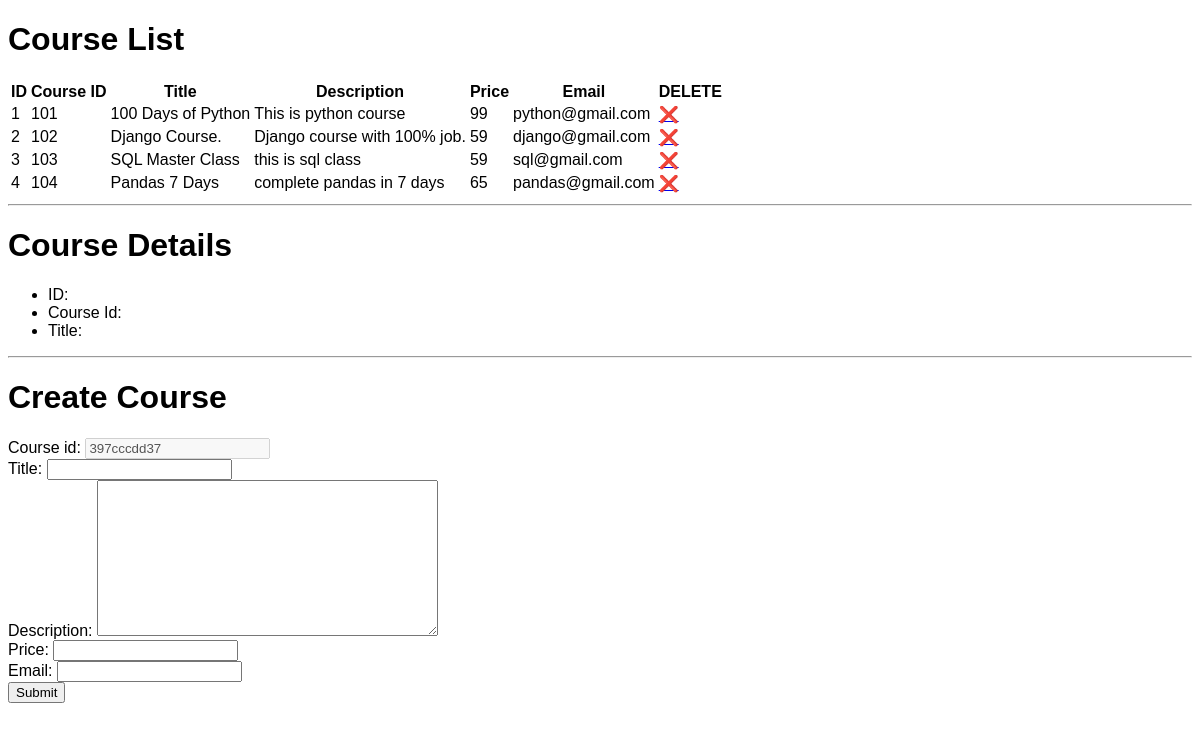
The page /course/ on the database as committed earlier.
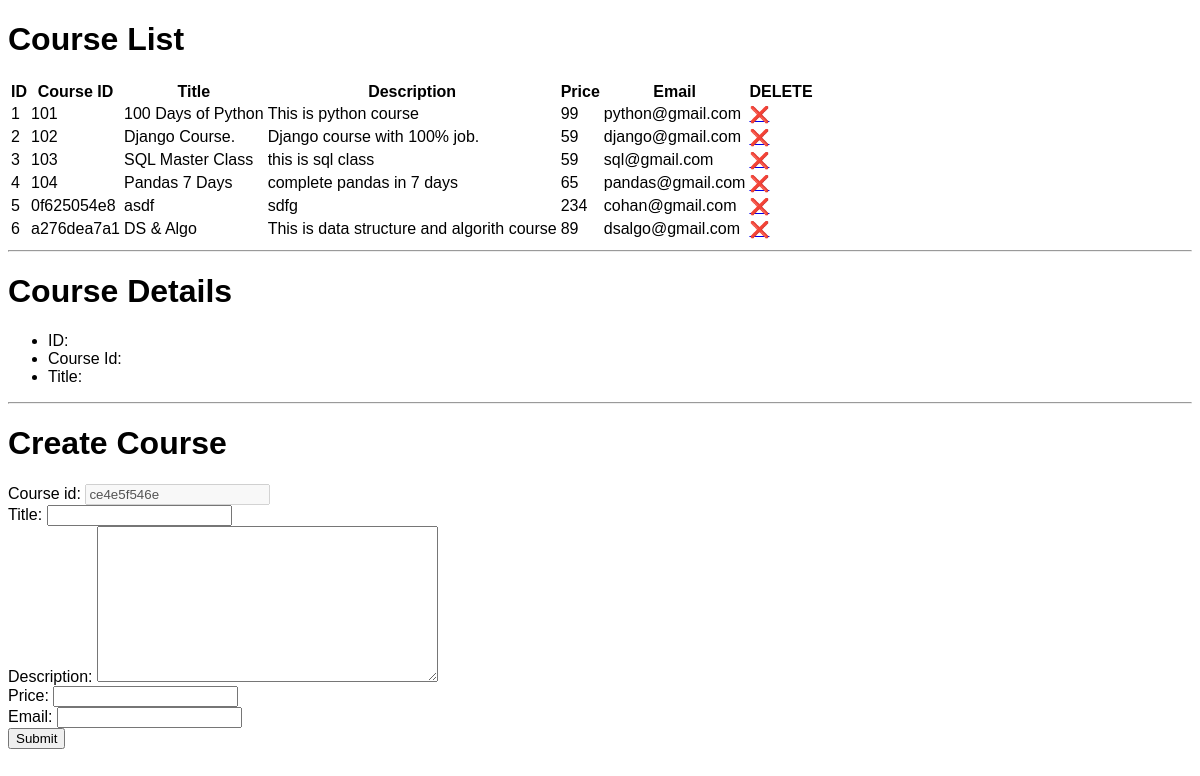
The same page on the database as committed later.
### course/models.py (models this page shows, shortened)
class Course(models.Model):
    course_id = models.CharField(max_length=50)
    title = models.CharField(max_length=200)
    description = models.TextField()
    price = models.IntegerField()
    email = models.EmailField(max_length=200)

### course/views.py (the view)
# urls.py: path("", include("course.urls")),
def course(request):
    course_list = Course.objects.all()
    if request.method == "POST":
        form = CourseForm(request.POST)
        if form.is_valid():
            course_id = form.cleaned_data["course_id"]
            title = form.cleaned_data["title"]
            description = form.cleaned_data["description"]
            price = form.cleaned_data["price"]
            email = form.cleaned_data["email"]
            course_data = Course(course_id=course_id, title=title, description=description, price=price, email=email)
            course_data.save()
            return redirect("success_submit")
    else:
        form = CourseForm()
    context = {
        "course_list": course_list,
        "forms": form
    }
    return render(request=request, template_name="course/course.html", context=context)

### course/forms.py
class CourseForm(forms.Form):
    course_id = forms.CharField(initial=random_id, disabled=True)
    title = forms.CharField(error_messages={"required": "Title is require"})
    description = forms.CharField(widget=forms.Textarea)
    price = forms.IntegerField()
    email = forms.EmailField()

### course/templates/course/course.html (shortened to what this page needs)
<!DOCTYPE html>
<html lang="en">
    <head>
    </head>
    <body>
        <h1>Course List</h1>
        <table>
            <tr>
                <th>ID</th>
                <th>Course ID</th>
                <th>Title</th>
                <th>Description</th>
                <th>Price</th>
                <th>Email</th>
                <th>DELETE</th>
            </tr>
            {% for course in course_list %}
            <tr>
                <td>{{ course.id }}</td>
                <td>{{ course.course_id }}</td>
                <td>{{ course.title }}</td>
                <td>{{ course.description }}</td>
                <td>{{ course.price }}</td>
                <td>{{ course.email }}</td>
                <td><a href="{% url "course_delete" course.id %}">❌</a></td>
            </tr>
            {% endfor %}
        </table>
        <hr />
        <h1>Course Details</h1>
        <ul>
            <li>ID: {{ first_course.id }}</li>
            <li>Course Id: {{ first_course.course_id }}</li>
            <li>Title: {{ first_course.title }}</li>
        </ul>
        <hr />
        <h1>Create Course</h1>
        <form method="POST" novalidate>
            {{ forms }}
            <input type="submit" value="Submit" />
        </form>
    </body>
</html>

### course/templates/course/course.html (style rules this page uses)
body { font-family: sans-serif; }

Rows that differ between the two databases and show on the page:
added Course: id "5", course_id "0f625054e8", title "asdf", description "sdfg", price "234", email "cohan@gmail.com"
added Course: id "6", course_id "a276dea7a1", title "DS & Algo", description "This is data structure and algorith course", price "89", email "dsalgo@gmail.com"
Other text that changed with them:
form field course_id: "397cccdd37" → "ce4e5f546e"
